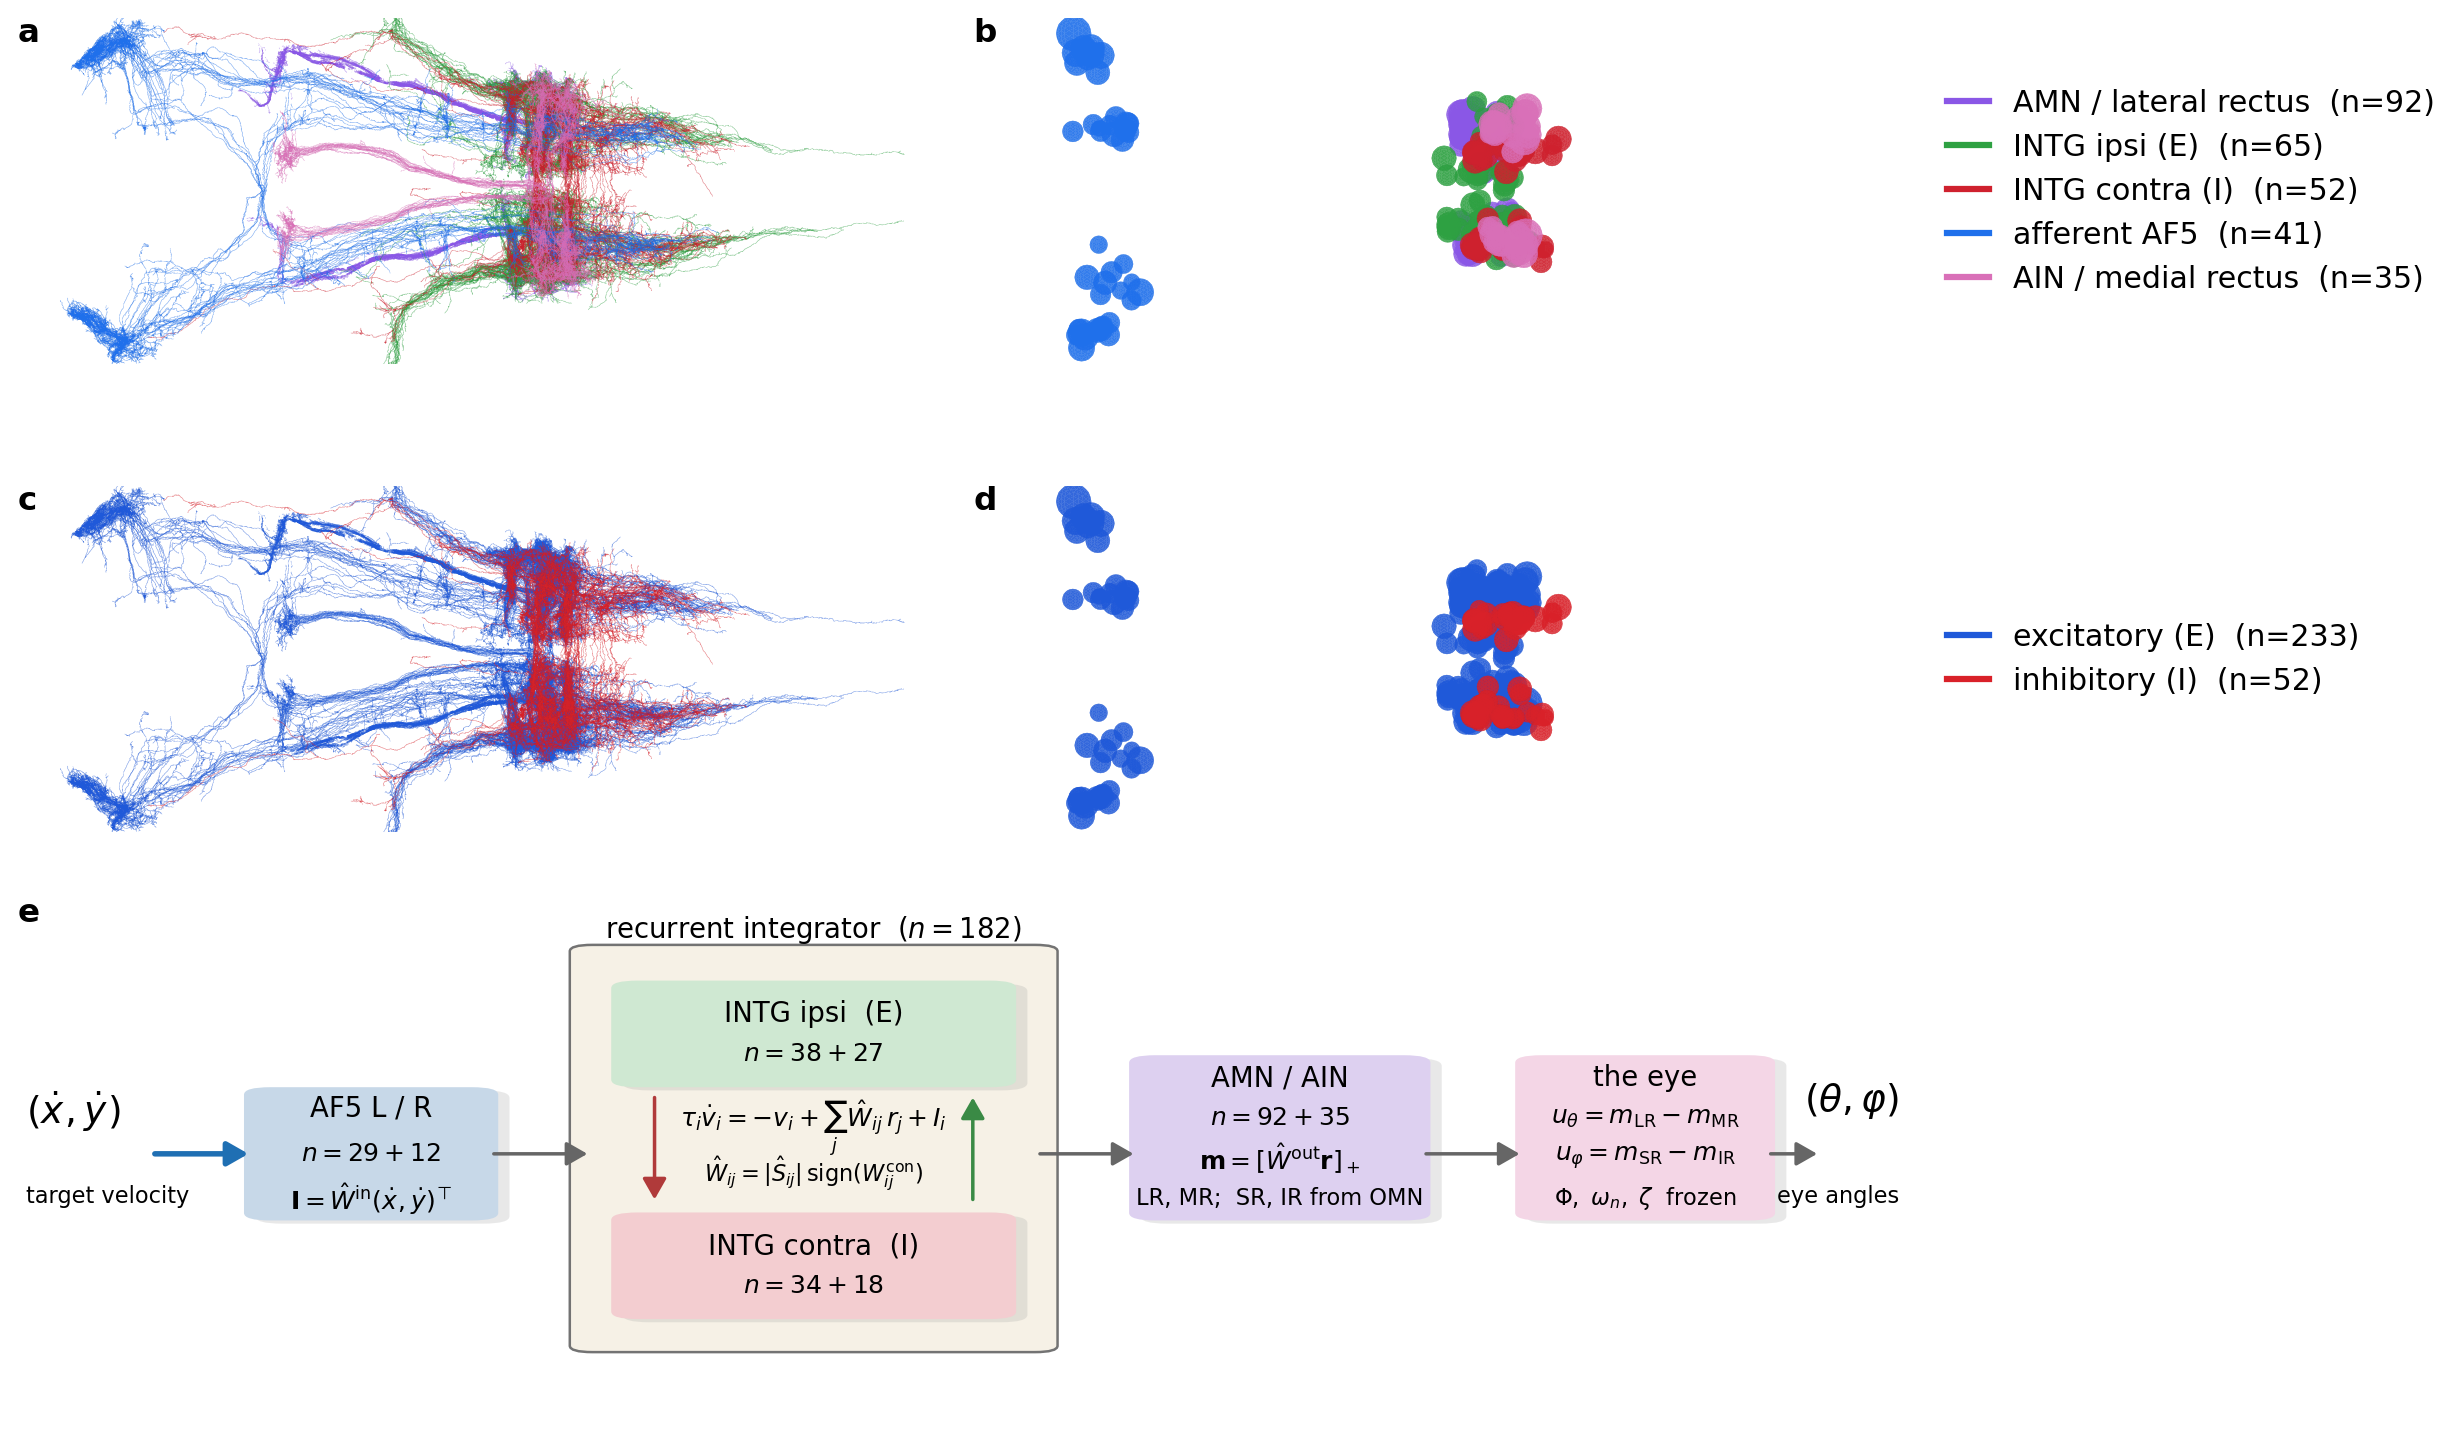

Source code (Python):
"""Figure 1 of the oculomotor note — twin of the zebrafish paper's Figure 1.

Three panels in one matplotlib figure, so panel letters and fonts render at
the same physical scale on the page:

  (a) full skeletons against the ROI silhouettes
  (b) cell-body somas, same view
  (c) skeletons and (d) somas recoloured by Dale sign, red = inhibitory
  (e) the velocity-tracking computation: target velocity in, eye angles out

Panel (d) of the paper's Figure 1 — the second circuit variant — has no
counterpart here: this circuit has one afferent taxonomy, not two.

Panels (a) and (b) come from ``fig_zebrafish_anatomy_3d_HD`` and panel (c)
from the box/arrow primitives of ``fig_zebrafish_circuit_variants``, so this
is the same renderer as the paper figure with the content swapped, not a
reimplementation of it.

Usage::

    python fig_1_oculomotor_overview.py [--view dorsal|lateral] [--bg white]
"""
from __future__ import annotations

import argparse
import os
import sys

import matplotlib
matplotlib.use("Agg")
import matplotlib.pyplot as plt
import numpy as np
from matplotlib.gridspec import GridSpec

HERE = os.path.dirname(os.path.abspath(__file__))
sys.path.insert(0, HERE)
import fig_zebrafish_anatomy_3d_HD as ref                    # noqa: E402
import fig_zebrafish_circuit_variants as cv                  # noqa: E402
from fig_oculomotor_anatomy import ROLE, COLOR, KEEP_ROIS    # noqa: E402

PANEL_LABEL_KW = dict(fontsize=13, fontweight="bold", va="top", ha="left")
# Dale sign per role, read off the `sign:` field of every cell type in
# config/zebrafish/zebrafish_om_intg_285_v1.yaml. Only the contralateral
# integrator is inhibitory; the afferents, the ipsilateral integrator and
# both motor pools are excitatory.
EI_OF_ROLE = {
    "afferent AF5": "excitatory (E)",
    "INTG ipsi (E)": "excitatory (E)",
    "INTG contra (I)": "inhibitory (I)",
    "AMN / lateral rectus": "excitatory (E)",
    "AIN / medial rectus": "excitatory (E)",
}
EI_COLOR = {"excitatory (E)": (0.12, 0.35, 0.85),     # blue
            "inhibitory (I)": (0.85, 0.13, 0.16)}     # red
# Fills echo the role colours of panels a/b, pale enough to take black text.
F_AF5 = "#c7d8e8"      # afferent, matches the blue skeletons
F_INTG_E = "#cfe8d2"   # excitatory ipsilateral integrator, green
F_INTG_I = "#f3cdd0"   # inhibitory contralateral integrator, red
F_AMN = "#ddd0f0"      # lateral rectus motor pool, purple
F_AIN = "#f4d6e6"      # medial rectus motor pool, pink
F_REC = "#f6f1e6"      # container behind the integrator


def _by_sign(types, segs, somas):
    """Collapse the five role categories onto the two Dale signs, merging the
    pre-extracted segment and soma arrays so the E/I row costs one dict merge
    rather than a second pass over the skeletons."""
    ei_types = np.array([EI_OF_ROLE.get(str(t), "other") for t in types])
    segs_ei: dict[str, list] = {}
    somas_ei: dict[str, tuple[list, list]] = {}
    for role, sign in EI_OF_ROLE.items():
        if role in segs:
            segs_ei.setdefault(sign, []).append(segs[role])
        if role in somas:
            pos, rad = somas[role]
            somas_ei.setdefault(sign, ([], []))
            somas_ei[sign][0].append(pos)
            somas_ei[sign][1].append(rad)
    segs_ei = {k: np.concatenate(v, axis=0) for k, v in segs_ei.items()}
    somas_ei = {k: (np.concatenate(p, axis=0), np.concatenate(r, axis=0))
                for k, (p, r) in somas_ei.items()}
    return ei_types, segs_ei, somas_ei


def _stack(ax, cx, cy, lines, gap=0.085):
    """Centre a short stack of lines on (cx, cy).

    ``cv._draw_afferent_block`` spaces its three lines by offsets tuned for a
    tall panel; this panel is wide and short, so the same offsets in axes
    fraction collide. Spacing is passed in instead.
    """
    n = len(lines)
    for k, (txt, fs) in enumerate(lines):
        y = cy + (n - 1) / 2 * gap - k * gap
        cv._text(ax, (cx, y), [txt], fontsize=fs, ha="center")


def _panel_e(ax):
    """Velocity in, eye angles out — the computation, not the anatomy.

    The chain of Section 5, left to right: the target velocity that reaches
    the afferents, the sign-locked recurrent integrator, the non-negative
    motor pools, the push-pull commands, the eye, the gaze angles.
    """
    ax.set_xlim(0, 1); ax.set_ylim(0, 1); ax.axis("off")
    LF, CF, SF = cv.LABEL_FS, cv.COUNT_FS, cv.SUB_FS
    # One gap width for every arrow, wide enough that neither the arrow nor
    # the label at either end of the chain touches a box. Boxes take what is
    # left, so widening the gaps narrows the boxes rather than colliding.
    G = 0.055

    # --- input ------------------------------------------------------------
    cv._text(ax, (0.004, 0.60), [r"$(\dot x,\dot y)$"],
             fontsize=LF + 4, ha="left")
    cv._text(ax, (0.004, 0.44), ["target velocity"], fontsize=SF, ha="left")
    cv._arrow(ax, (0.070, 0.52), (0.070 + G, 0.52), color=cv.COL_OMEGA, lw=2.2)

    cv._box(ax, (0.125, 0.40), (0.125, 0.24), fill=F_AF5)
    _stack(ax, 0.1875, 0.52, [("AF5 L / R", LF), (r"$n=29+12$", CF),
                              (r"$\mathbf{I}=\hat W^{\rm in}(\dot x,\dot y)^{\!\top}$", CF)])

    # --- recurrent integrator --------------------------------------------
    from matplotlib.patches import FancyBboxPatch
    ax.add_patch(FancyBboxPatch(
        (0.305, 0.16), 0.235, 0.74, boxstyle="round,pad=0.012",
        linewidth=1.0, edgecolor="0.45", facecolor=F_REC, zorder=1))
    cv._text(ax, (0.4225, 0.94), ["recurrent integrator  ($n=182$)"],
             fontsize=LF, ha="center")
    cv._box(ax, (0.320, 0.65), (0.205, 0.19), fill=F_INTG_E)
    _stack(ax, 0.4225, 0.745, [("INTG ipsi  (E)", LF), (r"$n=38+27$", CF)],
           gap=0.075)
    cv._box(ax, (0.320, 0.215), (0.205, 0.19), fill=F_INTG_I)
    _stack(ax, 0.4225, 0.31, [("INTG contra  (I)", LF), (r"$n=34+18$", CF)],
           gap=0.075)
    # Mutual inhibition across the midline — the line-attractor motif. The
    # arrows flank the equation rather than crossing it.
    cv._arrow(ax, (0.338, 0.635), (0.338, 0.425), color="#b03a3a", lw=1.4)
    cv._arrow(ax, (0.507, 0.425), (0.507, 0.635), color="#3a8a45", lw=1.4)
    _stack(ax, 0.4225, 0.525,
           [(r"$\tau_i\dot v_i=-v_i+\sum_j\hat W_{ij}\,r_j+I_i$", CF),
            (r"$\hat W_{ij}=|\hat S_{ij}|\,{\rm sign}(W^{\rm con}_{ij})$", SF)],
           gap=0.085)

    # --- motor pools and push-pull commands -------------------------------
    # LR and MR have an anatomical pool in the selected 285 cells; SR and IR
    # would come from OMN, which section 1.5 leaves out of the pool.
    cv._box(ax, (0.595, 0.40), (0.150, 0.30), fill=F_AMN)
    _stack(ax, 0.670, 0.55, [("AMN / AIN", LF), (r"$n=92+35$", CF),
                             (r"$\mathbf{m}=[\hat W^{\rm out}\mathbf{r}]_+$", CF),
                             ("LR, MR;  SR, IR from OMN", SF)], gap=0.075)

    cv._box(ax, (0.800, 0.40), (0.128, 0.30), fill=F_AIN)
    _stack(ax, 0.864, 0.55, [("the eye", LF),
                             (r"$u_\theta=m_{\rm LR}-m_{\rm MR}$", CF),
                             (r"$u_\varphi=m_{\rm SR}-m_{\rm IR}$", CF),
                             (r"$\Phi,\ \omega_n,\ \zeta$  frozen", SF)],
           gap=0.075)

    # Chain arrows, each sitting in its own gap and touching neither box.
    for x0 in (0.250, 0.540, 0.745):
        cv._arrow(ax, (x0, 0.52), (x0 + G, 0.52), color="0.4", lw=1.4)
    cv._arrow(ax, (0.928, 0.52), (0.958, 0.52), color="0.4", lw=1.4)

    # --- output. Held off the arrow's own row so neither can touch it. ----
    cv._text(ax, (0.999, 0.62), [r"$(\theta,\varphi)$"],
             fontsize=LF + 4, ha="right")
    cv._text(ax, (0.999, 0.44), ["eye angles"], fontsize=SF, ha="right")


def main() -> int:
    p = argparse.ArgumentParser(
        description=__doc__,
        formatter_class=argparse.RawDescriptionHelpFormatter)
    p.add_argument("--anatomy", default=os.path.join(HERE, "zebrafish_anatomy_OCULO"))
    p.add_argument("--out", default=os.path.join(HERE, "fig_1_oculomotor_overview.png"))
    p.add_argument("--view", default="dorsal", choices=["dorsal", "lateral"])
    p.add_argument("--downsample", type=int, default=4)
    p.add_argument("--soma-scale", type=float, default=0.30)
    p.add_argument("--bg", default="white", choices=["white", "black"])
    a = p.parse_args()

    ref._type_to_category = lambda s: ROLE.get(s, "other")
    ref.TYPE_COLOR = dict(COLOR)
    ref.TYPE_ORDER = list(COLOR)

    nl, types = ref._load_skeletons(a.anatomy, downsample=a.downsample)
    rois = {k: v for k, v in ref._load_rois(a.anatomy).items()
            if k in set(KEEP_ROIS)}
    segs = ref._extract_segments_by_type(nl, types)
    somas = {t: (pos, np.asarray(rad) * a.soma_scale)
             for t, (pos, rad) in ref._extract_somas_by_type(nl, types).items()}
    elev, azim = (90, -90) if a.view == "dorsal" else (0, -90)
    print(f"{len(nl)} skeletons, {len(rois)} ROIs, {a.view} view")

    fig = plt.figure(figsize=(13.5, 10.6), facecolor=a.bg)
    gs = GridSpec(3, 2, height_ratios=[0.86, 0.86, 1.0], hspace=0.02,
                  wspace=0.03, figure=fig)
    ax_a = fig.add_subplot(gs[0, 0]); ax_b = fig.add_subplot(gs[0, 1])
    ax_c = fig.add_subplot(gs[1, 0]); ax_d = fig.add_subplot(gs[1, 1])
    ax_e = fig.add_subplot(gs[2, :])

    # Row 1 — the five functional roles.
    ref.draw_anatomy_panels(ax_a, ax_b, nl, types, rois, elev=elev, azim=azim,
                            background=a.bg, alpha_mesh=0.10,
                            segs_by_type=segs, somas_by_type=somas,
                            legend=True)

    # Row 2 — the same cells, recoloured by the Dale sign the model locks.
    ei_types, segs_ei, somas_ei = _by_sign(types, segs, somas)
    n_e = int((ei_types == "excitatory (E)").sum())
    n_i = int((ei_types == "inhibitory (I)").sum())
    print(f"Dale sign: {n_e} excitatory, {n_i} inhibitory of {len(ei_types)}")
    ref.TYPE_COLOR = dict(EI_COLOR)
    ref.TYPE_ORDER = list(EI_COLOR)
    ref.draw_anatomy_panels(ax_c, ax_d, nl, ei_types, rois, elev=elev,
                            azim=azim, background=a.bg, alpha_mesh=0.10,
                            segs_by_type=segs_ei, somas_by_type=somas_ei,
                            legend=True)

    _panel_e(ax_e)

    fg = "white" if a.bg == "black" else "black"
    for ax, L in ((ax_a, "a"), (ax_b, "b"), (ax_c, "c"), (ax_d, "d"),
                  (ax_e, "e")):
        ax.text(0.0, 1.0, L, transform=ax.transAxes, color=fg, **PANEL_LABEL_KW)
    fig.savefig(a.out, dpi=180, facecolor=a.bg, bbox_inches="tight")
    print("wrote", a.out)
    return 0


if __name__ == "__main__":
    raise SystemExit(main())
